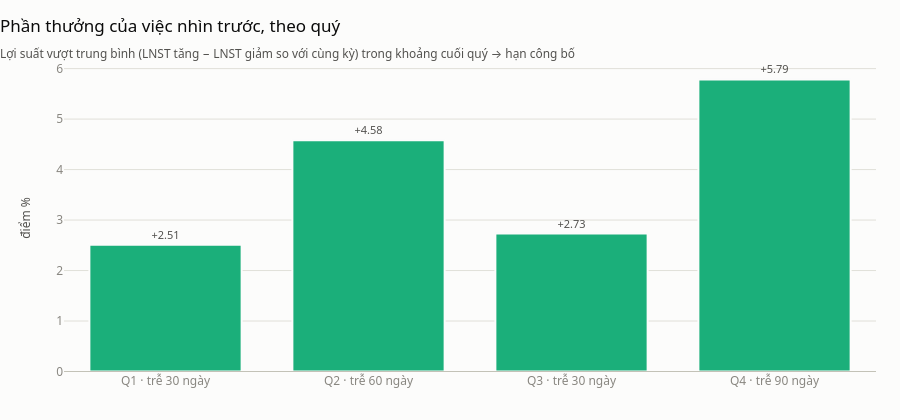

Notebook code cell kept with this figure:
### Code cell
theo_quy = ev.groupby("quarter").apply(
    lambda d: (d.loc[d["lnst_tang"] > 0, "truoc_cong_bo"].mean() - d.loc[d["lnst_tang"] <= 0, "truoc_cong_bo"].mean()) * 100
)
print("Chênh theo quý, điểm %:", theo_quy.round(2).to_dict())
thanh_doi_mau(
    pd.DataFrame({"quy": [f"Q{q} · trễ {DO_TRE[q]} ngày" for q in theo_quy.index], "chenh": theo_quy.values}),
    x="quy",
    y="chenh",
    tieu_de="Phần thưởng của việc nhìn trước, theo quý",
    phu_de="Lợi suất vượt trung bình (LNST tăng − LNST giảm so với cùng kỳ) trong khoảng cuối quý → hạn công bố",
    nhan_y="điểm %",
    dinh_dang_nhan="{:+.2f}",
)

### Figure 1 — Plotly figure (JSON) as saved in the notebook; plotly's stock layout.template omitted (floating-point values rounded to 4 significant figures)
{"data": [{"cliponaxis": false, "hovertemplate": "%{x}<br>%{y:,.2f}<extra></extra>", "marker": {"color": ["#1baf7a", "#1baf7a", "#1baf7a", "#1baf7a"], "line": {"color": "#fcfcfb", "width": 2}}, "text": ["+2.51", "+4.58", "+2.73", "+5.79"], "textfont": {"color": "#52514e", "size": 11}, "textposition": "outside", "type": "bar", "x": ["Q1 · trễ 30 ngày", "Q2 · trễ 60 ngày", "Q3 · trễ 30 ngày", "Q4 · trễ 90 ngày"], "y": [2.509, 4.58, 2.733, 5.786]}], "layout": {"bargap": 0.25, "height": 420, "shapes": [{"line": {"color": "#c3c2b7", "width": 1}, "type": "line", "x0": 0, "x1": 1, "xref": "x domain", "y0": 0, "y1": 0, "yref": "y"}], "showlegend": false, "title": {"text": "Phần thưởng của việc nhìn trước, theo quý<br><sub style='color:#52514e'>Lợi suất vượt trung bình (LNST tăng − LNST giảm so với cùng kỳ) trong khoảng cuối quý → hạn công bố</sub>"}, "yaxis": {"title": {"text": "điểm %"}}}}
